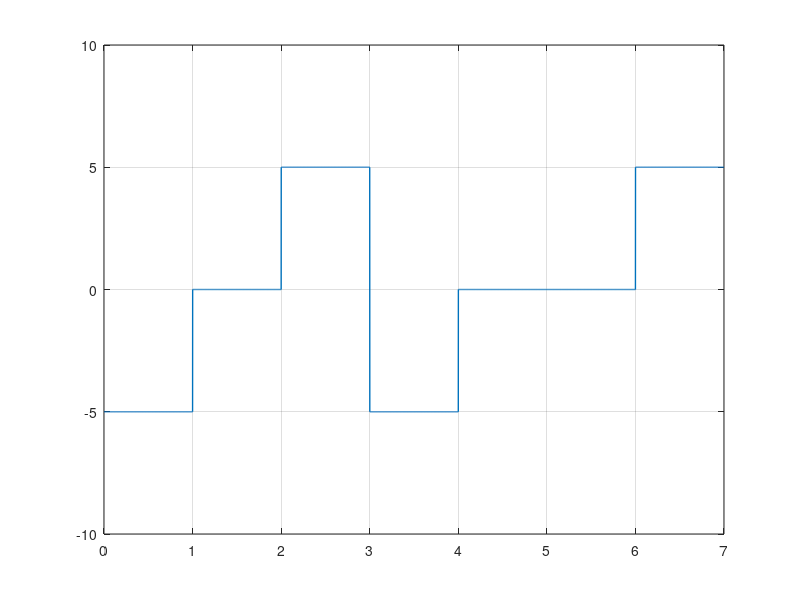

Recreate this plot in MATLAB.
clear all;
close all;

bits = [1 0 1 1 0 0 1];

#modulation
bitrate  = 1;
voltage  = 5;
samplingRate = 1000;
samplingTime = 1/samplingRate;
endTime = length(bits)/bitrate;
time = 0:samplingTime:endTime;
index = 1;

pre = 1;
if(bits(1)==1)
  pre = -1;
endif
for i=1:length(time)
  if(bits(index)==1)
    modulation(i) = voltage*(pre);

  else
    modulation(i) = 0;
  endif
  if(bitrate*time(i)>=index)
  index=index+1;
  if(index<=length(bits) && bits(index)==1)
  pre = -pre;
  endif
  endif
endfor
plot(time, modulation, "LineWidth", 1);
axis([0 endTime -voltage-5 voltage+5]);
grid on;


%demodulation
index = 1;
pre = 1;
for i=1:length(modulation)
  if(modulation(i) == 0)
    demodulation(index) = 0;
  else
    demodulation(index)=1;
endif
  if(bitrate*time(i)>=index)
  index+=1;
endif
endfor
disp(demodulation);

